Frame 1 (no input): blank canvas, image omitted
Frame 60 (no input): blank canvas, image omitted
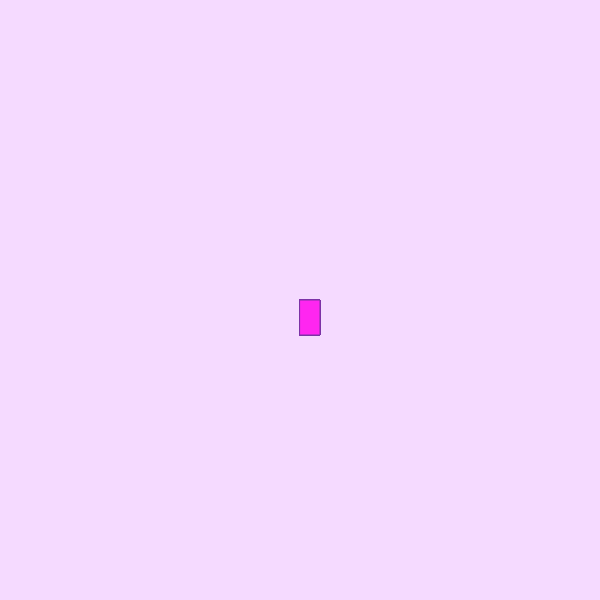
Frame 120 (the mouse pressed at the canvas centre since frame 60)

The p5.js sketch whose frames 1 and 60 were blank and that drew this single picture after the mouse press (run headless with seeded random() and noise() and a simulated clock; from frame 60 on, the mouse is pressed at the canvas centre):

// p5.js sketch
// ── sketch.js
function setup() {
  createCanvas(600, 600);
   background("rgb(245,218,255)");
}


function draw() {
  
  stroke ("rgb(125,51,166)");
  fill ("rgb(255,38,240)");
 
  
  // console.log(mouseIsPressed);
  
  if (mouseIsPressed){
    rect(mouseX, mouseY, 20, 35);
  }
}
